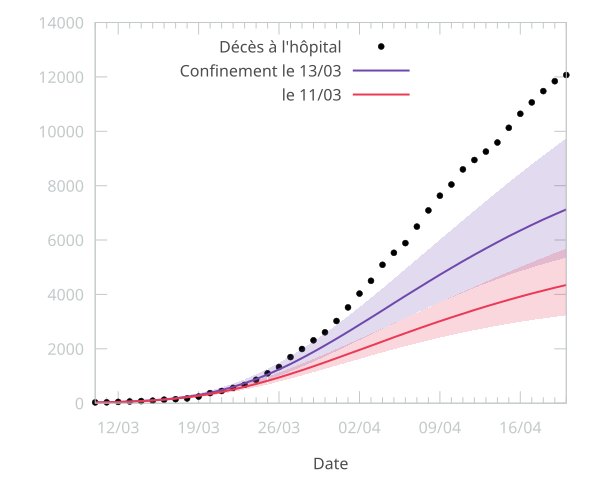

Write gnuplot code to recreate this figure.
set terminal svg font 'Geomanist, 16'
set out 'deaths.svg'

set xlabel 'Date'

set xdata time
set timefmt "%Y-%m-%d"
set format x "%d/%m"

set key left
set key font ",16" tc rgb '#4C4C4C'

set xlabel font ",16" tc rgb '#4C4C4C'
set ylabel font ",16" tc rgb '#4C4C4C'

set border lc rgb '#C3C9C9'

set datafile separator ","
set key autotitle columnheader

set xdata time
set timefmt "%Y-%m-%d"
set xrange ["2020-03-10":"2020-04-20"]

plot '../output/2020-03-14/deaths_France.csv' u 2:13 pt 7 ps 0.5 lc rgb 'black'  t "Décès à l'hôpital", \
 '../output/2020-03-12/deaths_France.csv' u 2:18:19  with filledcurve fc rgb '#6E48AC' fs transparent solid 0.2 notitle, \
 '../output/2020-03-12/deaths_France.csv' u 2:17 t 'Confinement le 13/03' w l lc rgb '#6E48AC' lw 2, \
 '../output/2020-03-10/deaths_France.csv' u 2:18:19  with filledcurve fc rgb '#E93A56' fs transparent solid 0.2 notitle, \
 '../output/2020-03-10/deaths_France.csv' u 2:17 w l lc rgb '#E93A56' lw 2 t 'le 11/03', \
 #'../output/2020-03-12/deaths_France.csv' u 2:17 t 'Confinement le 13/03' w l, \
